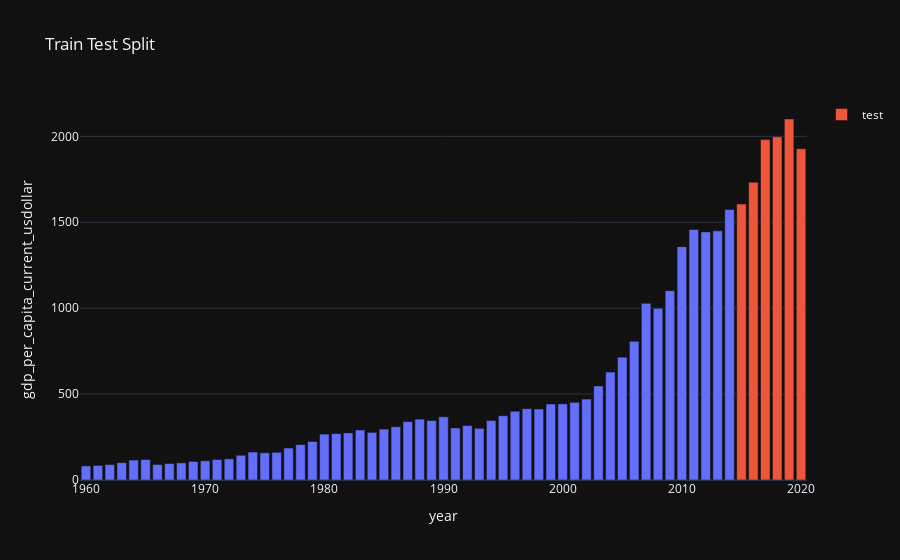

Notebook code cell kept with this figure:
### Code cell
# plot both train and test data 
fig = px.bar(train, x='year', y='gdp_per_capita_current_usdollar', title='Train Test Split')
fig.add_bar(x=test['year'], y=test['gdp_per_capita_current_usdollar'], name='test')
fig.show()

### Figure 1 — Plotly figure (JSON) as saved in the notebook; plotly's stock layout.template omitted (floating-point values rounded to 4 significant figures)
{"data": [{"alignmentgroup": "True", "hovertemplate": "year=%{x}<br>gdp_per_capita_current_usdollar=%{y}<extra></extra>", "legendgroup": "", "marker": {"color": "#636efa", "pattern": {"shape": ""}}, "name": "", "offsetgroup": "", "orientation": "v", "showlegend": false, "textposition": "auto", "type": "bar", "x": [1960, 1961, 1962, 1963, 1964, 1965, 1966, 1967, 1968, 1969, 1970, 1971, 1972, 1973, 1974, 1975, 1976, 1977, 1978, 1979, 1980, 1981, 1982, 1983, 1984, 1985, 1986, 1987, 1988, 1989, 1990, 1991, 1992, 1993, 1994, 1995, 1996, 1997, 1998, 1999, 2000, 2001, 2002, 2003, 2004, 2005, 2006, 2007, 2008, 2009, 2010, 2011, 2012, 2013, 2014], "xaxis": "x", "y": [82, 85, 90, 101, 116, 119, 90, 96, 100, 108, 112, 119, 123, 144, 163, 158, 161, 186, 206, 224, 267, 270, 274, 291, 277, 296, 310, 340, 354, 346, 368, 303, 317, 301, 346, 374, 400, 415, 413, 442, 443, 452, 471, 547, 628, 715, 807, 1028, 999, 1102, 1358, 1458, 1444, 1450, 1574], "yaxis": "y"}, {"name": "test", "type": "bar", "x": [2015, 2016, 2017, 2018, 2019, 2020], "y": [1606, 1733, 1981, 1997, 2101, 1928]}], "layout": {"barmode": "relative", "legend": {"tracegroupgap": 0}, "title": {"text": "Train Test Split"}, "xaxis": {"anchor": "y", "domain": [0, 1], "title": {"text": "year"}}, "yaxis": {"anchor": "x", "domain": [0, 1], "title": {"text": "gdp_per_capita_current_usdollar"}}}}
